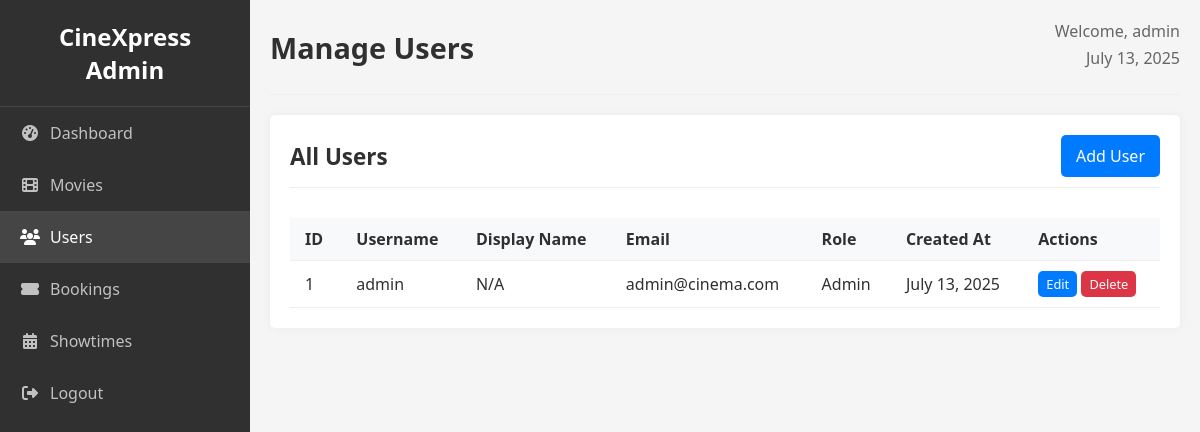
Screenshot of /admin/manageUsers.php (signed in) with the database file from the repository.
### tables this page shows
CREATE TABLE users (
    id INT PRIMARY KEY AUTO_INCREMENT,
    username VARCHAR(50) UNIQUE NOT NULL,
    display_name VARCHAR(100) DEFAULT NULL,
    email VARCHAR(100) UNIQUE NOT NULL,
    password VARCHAR(255) NOT NULL,
    role ENUM('admin', 'user') DEFAULT 'user',
    phone_number VARCHAR(20) DEFAULT NULL,
    preferred_genres VARCHAR(255) DEFAULT NULL,
    created_at TIMESTAMP DEFAULT CURRENT_TIMESTAMP
);

### includes/helpers.php (called while the page is built, shortened)
<?php
function e($string) {
    return htmlspecialchars($string, ENT_QUOTES, 'UTF-8');
}
function formatDate($date) {
    return date('F d, Y', strtotime($date));
}
?>

### admin/manageUsers.php (the view, shortened to what this page needs)
<?php
include '../includes/init.php';
$users = $conn->query("SELECT id, username, display_name, email, role, created_at FROM users ORDER BY id ASC");
?>
<!DOCTYPE html>
<html lang="en">
<head>
    <link rel="stylesheet" href="../assets/css/style.css">
    <link rel="stylesheet" href="https://cdnjs.cloudflare.com/ajax/libs/font-awesome/6.4.0/css/all.min.css">
</head>
<body>
<div class="admin-wrapper">
    <main class="admin-content">
        <div class="admin-header">
            <div class="admin-title">
                <h1>Manage Users</h1>
            </div>
            <div class="admin-user">
                <span>Welcome, <?php echo e($_SESSION['display_name'] ?? $_SESSION['username']); ?></span>
                <span><?php echo date('F j, Y'); ?></span>
            </div>
        </div>
        <div class="admin-section">
            <div class="admin-section-header" style="display: flex; justify-content: space-between; align-items: center;">
                <h2>All Users</h2>
                <a href="addUser.php" class="movie-action-button edit-button">Add User</a>
            </div>
            <div class="table-container">
                <?php if ($users && $users->num_rows > 0): ?>
                    <table class="data-table">
                        <thead>
                            <tr>
                                <th>ID</th>
                                <th>Username</th>
                                <th>Display Name</th>
                                <th>Email</th>
                                <th>Role</th>
                                <th>Created At</th>
                                <th>Actions</th>
                            </tr>
                        </thead>
                        <tbody>
                        <?php while($user = $users->fetch_assoc()): ?>
                            <tr>
                                <td><?php echo e($user['id']); ?></td>
                                <td><?php echo e($user['username']); ?></td>
                                <td><?php echo e($user['display_name'] ?? 'N/A'); ?></td>
                                <td><?php echo e($user['email']); ?></td>
                                <td><?php echo e(ucfirst($user['role'])); ?></td>
                                <td><?php echo formatDate($user['created_at']); ?></td>
                                <td>
                                    <a href="editUser.php?id=<?php echo $user['id']; ?>" class="movie-action-button edit-button" style="font-size: 0.8em; padding: 4px 8px;">Edit</a>
                                    <a href="deleteUser.php?id=<?php echo $user['id']; ?>" class="movie-action-button delete-button" style="font-size: 0.8em; padding: 4px 8px;">Delete</a>
                                </td>
                            </tr>
                        <?php endwhile; ?>
                        </tbody>
                    </table>
                <?php else: ?>
                    <div class="info-message">No users found.</div>
                <?php endif; ?>
            </div>
        </div>
    </main>
</div>
</body>
</html>

### assets/css/style.css (style rules this page uses)
body { margin: 0; padding: 0; font-family: "Segoe UI", sans-serif; background-color: #f8f8f8; color: #303030; }
h1 { color: #ffffff; }
h2 { color: #303030; }
.admin-wrapper { display: flex; min-height: 100vh; background-color: #f5f5f5; }
.admin-content { flex: 1; margin-left: 250px; padding: 20px; }
.admin-header { display: flex; justify-content: space-between; align-items: center; margin-bottom: 20px; padding-bottom: 20px; border-bottom: 1px solid #eee; }
.admin-title h1 { margin: 0; font-size: 1.8rem; color: #303030; }
.admin-user { display: flex; flex-direction: column; align-items: flex-end; }
.admin-user span { margin-bottom: 5px; color: #666; }
.admin-section { background: #fff; border-radius: 5px; padding: 20px; box-shadow: 0 0 10px rgba(0, 0, 0, 0.05); }
.admin-section-header { margin-bottom: 20px; border-bottom: 1px solid #eee; padding-bottom: 10px; }
.admin-section-header h2 { margin: 0; font-size: 1.4rem; color: #303030; }
.table-container { overflow-x: auto; }
.data-table { width: 100%; border-collapse: collapse; margin-top: 10px; }
.data-table th, .data-table td { padding: 10px 15px; text-align: left; border-bottom: 1px solid #eee; }
.data-table th { background-color: #f8f9fa; font-weight: 600; color: #303030; }
.movie-action-button { display: inline-block; padding: 10px 15px; border-radius: 5px; text-decoration: none; color: #fff; font-weight: 500; transition: all 0.3s ease; }
.edit-button { background-color: #007bff; }
.delete-button { background-color: #dc3545; }

### rows the page displays
users: id "1", username "admin", display_name "N/A", email "admin@cinema.com", role "Admin", created_at "July 13, 2025"

### other values shown
$item[0] "Dashboard"
$item[0] "Movies"
$item[0] "Users"
$item[0] "Bookings"
$item[0] "Showtimes"
$item[0] "Logout"
$_SESSION['display_name'] "admin"
